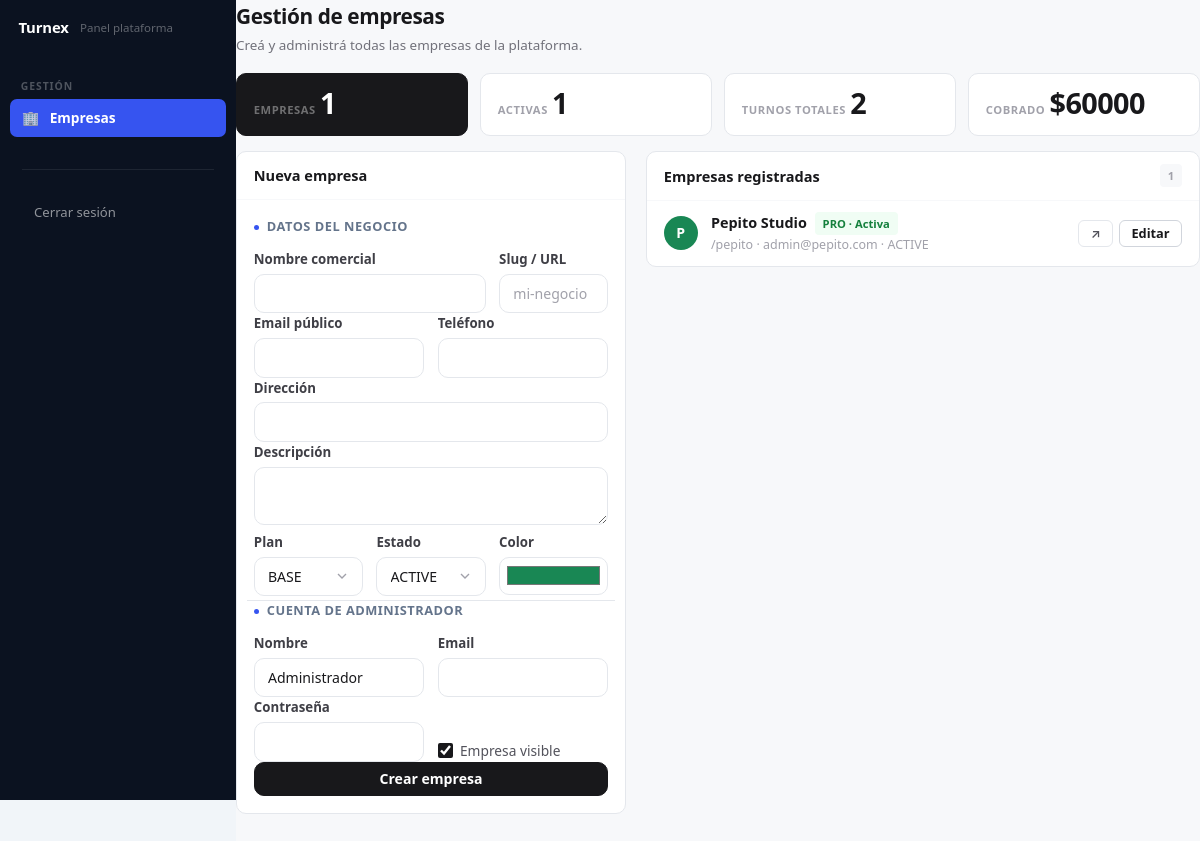
The app's page /platform/ (signed in) with its own data.
### app/models.py (models this page shows, shortened)
class Company(db.Model):
    id = db.Column(db.Integer, primary_key=True)
    slug = db.Column(db.String(100), unique=True, nullable=False, index=True)
    name = db.Column(db.String(120), nullable=False)
    logo_url = db.Column(db.String(500), nullable=True)
    cover_photo_url = db.Column(db.String(500), nullable=True)
    description = db.Column(db.Text, nullable=True)
    address = db.Column(db.String(255), nullable=True)
    phone = db.Column(db.String(50), nullable=True)
    email = db.Column(db.String(120), nullable=True)
    timezone = db.Column(db.String(80), default='America/Argentina/Buenos_Aires', nullable=False)
    category = db.Column(db.String(80), nullable=True)
    instagram_url = db.Column(db.String(255), nullable=True)
    facebook_url  = db.Column(db.String(255), nullable=True)
    onboarding_step = db.Column(db.Integer, default=1, nullable=False)
    staffing_mode = db.Column(db.String(20), nullable=True)  # 'solo' | 'team'
    cancelation_limit_hours = db.Column(db.Integer, default=24)
    cancelation_penalty_enabled = db.Column(db.Boolean, default=False)
    cancelation_penalty_amount = db.Column(db.Float, default=0)
    plan_name = db.Column(db.String(50), default='BASE', nullable=False)
    plan_status = db.Column(db.String(30), default='ACTIVE', nullable=False)
    trial_expires_at    = db.Column(db.DateTime, nullable=True)
    trial_warning_sent  = db.Column(db.Boolean, default=False, nullable=False)
    active = db.Column(db.Boolean, default=True, nullable=False)
    brand_color = db.Column(db.String(20), default='#198754', nullable=False)
    created_at = db.Column(db.DateTime, default=datetime.utcnow, nullable=False)
    config = db.relationship('CompanyConfig', uselist=False, back_populates='company', cascade='all, delete-orphan')
    payments = db.relationship('SubscriptionPayment', back_populates='company', cascade='all, delete-orphan')
    admins = db.relationship('AdminUser', back_populates='company', cascade='all, delete-orphan')
    employees = db.relationship('Employee', back_populates='company', cascade='all, delete-orphan')
    services = db.relationship('Service', back_populates='company', cascade='all, delete-orphan')
    appointments = db.relationship('Appointment', back_populates='company', cascade='all, delete-orphan')
    customers = db.relationship('Customer', back_populates='company', cascade='all, delete-orphan')
    blocked_periods = db.relationship('BlockedPeriod', back_populates='company', cascade='all, delete-orphan')
    google_calendar = db.relationship('GoogleCalendarConnection', uselist=False, back_populates='company', cascade='all, delete-orphan')
    hours = db.relationship('CompanyHours', back_populates='company', cascade='all, delete-orphan', order_by='CompanyHours.weekday')

class PasswordMixin:
    password_hash = db.Column(db.String(255), nullable=False)

class AdminUser(UserMixin, PasswordMixin, db.Model):
    id = db.Column(db.Integer, primary_key=True)
    company_id          = db.Column(db.Integer, db.ForeignKey('company.id'), nullable=False)
    email               = db.Column(db.String(120), nullable=False)
    name                = db.Column(db.String(120), nullable=False)
    active              = db.Column(db.Boolean, default=True, nullable=False)
    role                = db.Column(db.String(20), default='admin', nullable=False)
    reset_token         = db.Column(db.String(100), nullable=True, index=True)
    reset_token_expires = db.Column(db.DateTime, nullable=True)
    __table_args__ = (UniqueConstraint('company_id', 'email', name='uq_admin_company_email'),)
    company = db.relationship('Company', back_populates='admins')

### app/blueprints/platform.py (the view)
@platform_bp.route('/')
@platform_required
def dashboard():
    companies = Company.query.order_by(Company.created_at.desc()).all()
    active_companies = [company for company in companies if company.active]
    paid_total = float(sum(payment.amount for payment in SubscriptionPayment.query.filter_by(status='PAID').all()) or 0)
    stats = {
        'companies': len(companies),
        'active_companies': len(active_companies),
        'appointments': Appointment.query.count(),
        'paid_total': paid_total,
    }
    return render_template('platform_dashboard.html', companies=companies, stats=stats,
                           now=datetime.utcnow())

### app/blueprints/platform.py (called while the page is built)
def platform_required(fn):
    @wraps(fn)
    def wrapper(*args, **kwargs):
        if not current_user.is_authenticated or not getattr(current_user, 'is_platform_admin', False):
            return redirect(url_for('auth.platform_login'))
        return fn(*args, **kwargs)
    return wrapper

### app/models.py (called while the page is built)
    @property
    def is_platform_admin(self):
        return True

### app/templates/platform_dashboard.html (shortened to what this page needs)
{% extends 'base.html' %}
{% block content %}
<div class="admin-shell">
  <aside class="admin-sidebar">
    <div class="admin-sidebar-brand">
      <div class="admin-sidebar-company">Turnex</div>
      <div class="admin-sidebar-meta">Panel plataforma</div>
    </div>
    <nav class="admin-nav">
      <span class="admin-nav-section">Gestión</span>
      <a href="{{ url_for('platform.dashboard') }}" class="admin-nav-item active">
        <span class="admin-nav-icon">🏢</span> Empresas
      </a>
      <div style="margin-top:2rem;padding-top:1.5rem;border-top:1px solid rgba(255,255,255,.08);margin-left:.75rem;margin-right:.75rem;">
        <a href="{{ url_for('auth.logout') }}" class="admin-nav-item" style="font-size:.82rem;">
           Cerrar sesión
        </a>
      </div>
    </nav>
  </aside>
  <main class="admin-main">
    <div class="admin-page-header">
      <div>
        <h1 class="admin-page-title">Gestión de empresas</h1>
        <p class="admin-page-sub">Creá y administrá todas las empresas de la plataforma.</p>
      </div>
    </div>
    <div class="admin-stats-grid mb-4">
      <div class="admin-stat-card admin-stat-card--accent">
        <span class="admin-stat-label">Empresas</span>
        <span class="admin-stat-value">{{ stats.companies }}</span>
      </div>
      <div class="admin-stat-card">
        <span class="admin-stat-label">Activas</span>
        <span class="admin-stat-value">{{ stats.active_companies }}</span>
      </div>
      <div class="admin-stat-card">
        <span class="admin-stat-label">Turnos totales</span>
        <span class="admin-stat-value">{{ stats.appointments }}</span>
      </div>
      <div class="admin-stat-card">
        <span class="admin-stat-label">Cobrado</span>
        <span class="admin-stat-value">${{ '%.0f'|format(stats.paid_total) }}</span>
      </div>
    </div>
    <div class="row g-4 align-items-start">
      <div class="col-lg-5">
        <div class="admin-card">
          <div class="admin-card-header">
            <h2 class="admin-card-title">Nueva empresa</h2>
          </div>
          <div class="admin-card-body">
            <form method="post" action="{{ url_for('platform.create_company') }}" class="row g-3">
              <div class="col-12">
                <div class="nt-section-title" style="font-size:.8rem;color:#64748b;letter-spacing:.04em;text-transform:uppercase;font-weight:800;margin-bottom:.75rem;">Datos del negocio</div>
              </div>
              <div class="col-md-8"><label class="form-label">Nombre comercial</label><input class="form-control" name="name" required></div>
              <div class="col-md-4"><label class="form-label">Slug / URL</label><input class="form-control" name="slug" placeholder="mi-negocio" required></div>
              <div class="col-md-6"><label class="form-label">Email público</label><input class="form-control" name="email" type="email"></div>
              <div class="col-md-6"><label class="form-label">Teléfono</label><input class="form-control" name="phone"></div>
              <div class="col-12"><label class="form-label">Dirección</label><input class="form-control" name="address"></div>
              <div class="col-12"><label class="form-label">Descripción</label><textarea class="form-control" rows="2" name="description"></textarea></div>
              <div class="col-md-4"><label class="form-label">Plan</label>
                <select class="form-select" name="plan_name">
                  <option>BASE</option><option>PRO</option><option>PREMIUM</option>
                </select>
              </div>
              <div class="col-md-4"><label class="form-label">Estado</label>
                <select class="form-select" name="plan_status">
                  <option>ACTIVE</option><option>PENDING</option><option>SUSPENDED</option>
                </select>
              </div>
              <div class="col-md-4"><label class="form-label">Color</label><input class="form-control form-control-color" type="color" name="brand_color" value="#198754"></div>
              <div class="col-12 border-top pt-3 mt-1">
                <div class="nt-section-title" style="font-size:.8rem;color:#64748b;letter-spacing:.04em;text-transform:uppercase;font-weight:800;margin-bottom:.75rem;">Cuenta de administrador</div>
              </div>
              <div class="col-md-6"><label class="form-label">Nombre</label><input class="form-control" name="admin_name" value="Administrador" required></div>
              <div class="col-md-6"><label class="form-label">Email</label><input class="form-control" name="admin_email" required></div>
              <div class="col-md-6"><label class="form-label">Contraseña</label><input class="form-control" name="admin_password" required></div>
              <div class="col-md-6 d-flex align-items-end">
                <div class="form-check">
                  <input class="form-check-input" type="checkbox" name="active" checked id="company_active">
                  <label class="form-check-label" for="company_active">Empresa visible</label>
                </div>
              </div>
              <div class="col-12 pt-1"><button class="btn btn-dark w-100">Crear empresa</button></div>
            </form>
          </div>
        </div>
      </div>
      <div class="col-lg-7">
        <div class="admin-card">
          <div class="admin-card-header">
            <h2 class="admin-card-title">Empresas registradas</h2>
            <span class="entity-badge entity-badge--inactive">{{ companies|length }}</span>
          </div>
          <div class="admin-card-body--compact">
            {% for company in companies %}
            {% set admin = company.admins[0] if company.admins else None %}
            <div class="entity-row">
              <div class="entity-avatar" style="background:{{ company.brand_color or '#374151' }};">
                {{ company.name[0]|upper }}
              </div>
              <div class="entity-info">
                <div class="entity-name">
                  {{ company.name }}
                  <span class="entity-badge ms-1 {% if company.active %}entity-badge--active{% else %}entity-badge--inactive{% endif %}">
                    {{ company.plan_name }} · {{ 'Activa' if company.active else 'Oculta' }}
                  </span>
                </div>
                <div class="entity-meta">
                  /{{ company.slug }}
                  {% if admin %} · {{ admin.email }}{% endif %}
                  · {{ company.plan_status }}
                </div>
              </div>
              <div class="entity-actions">
                <a href="{{ url_for('public.company_page', slug=company.slug) }}" target="_blank" class="btn btn-outline-secondary btn-sm" title="Ver página">↗</a>
                <button class="btn btn-outline-dark btn-sm" type="button" data-bs-toggle="collapse" data-bs-target="#plat_company_{{ company.id }}">Editar</button>
              </div>
            </div>
            {% else %}
            <div class="p-5 text-center text-secondary small">Todavía no hay empresas cargadas.</div>
            {% endfor %}
          </div>
        </div>
      </div>
    </div>
  </main>
</div>
{% endblock %}

### app/static/design.css (style rules this page uses)
:root { --c-bg: #f7f8fa; --c-surface: #ffffff; --c-border: #e4e7ec; --c-border-2: #d1d5dc; --c-ink: #18181b; --c-ink-2: #52525b; --c-ink-3: #a1a1aa; --c-blue: #3654f0; --c-blue-dark: #2540c4; --c-blue-bg: #eef1ff; --c-blue-muted: #c3ccfb; --c-gold: #e8a93b; --c-gold-dark: #c98a1e; --c-gold-bg: #fff6e4; --c-gold-muted: #f3d18c; --c-green: #16a34a; --c-green-bg: #f0fdf4; --c-green-muted: #bbf7d0; --c-red: #b91c1c; --c-red-bg: #fef2f2; --c-red-muted: #fecaca; --c-yellow: #92400e; --c-yellow-bg: #fffbeb; --c-yellow-muted:#fde68a; --c-dark: #18181b; --c-dark-2: #27272a; --c-hero-a: #0f172a; --c-hero-b: #1e293b; --r-sm: 6px; --r-md: 10px; --r-lg: 14px; --r-xl: 20px; --r-full: 999px; --shadow-sm: 0 2px 6px rgba(20,30,60,.06),0 1px 2px rgba(20,30,60,.04); --shadow-md: 0 16px 40px -12px rgba(20,30,60,.16),0 2px 8px rgba(20,30,60,.05); --font: system-ui,-apple-system,'Segoe UI',Helvetica,Arial,sans-serif; }
*,*::before,*::after { box-sizing: border-box; margin: 0; padding: 0; }
html { -webkit-text-size-adjust: 100%; }
body { font-family: var(--font); font-size: 15px; line-height: 1.55; color: var(--c-ink); background: var(--c-bg); -webkit-font-smoothing: antialiased; }
a { color: var(--c-blue); text-decoration: none; }
.btn { display: inline-flex; align-items: center; justify-content: center; gap: .4rem; padding: .58rem 1.1rem; border-radius: var(--r-md); font-family: var(--font); font-size: .88rem; font-weight: 600; line-height: 1; white-space: nowrap; cursor: pointer; border: 1.5px solid transparent; transition: background .15s,border-color .15s,opacity .15s; text-decoration: none; }
.btn-sm { padding: .38rem .72rem; font-size: .8rem; border-radius: var(--r-sm); }
.btn-dark { background: var(--c-dark); color: #fff; border-color: var(--c-dark); }
.btn-outline-dark { background: transparent; color: var(--c-ink); border-color: var(--c-border-2); }
.btn-outline-secondary { background: transparent; color: var(--c-ink-2); border-color: var(--c-border); }
.w-100 { width: 100%; }
.form-label { display: block; font-size: .82rem; font-weight: 600; color: var(--c-ink-2); margin-bottom: .28rem; }
.form-control,.form-select { width: 100%; padding: .58rem .82rem; border: 1.5px solid var(--c-border); border-radius: var(--r-md); font-family: var(--font); font-size: .88rem; color: var(--c-ink); background: #fff; transition: border-color .15s,box-shadow .15s; appearance: none; -webkit-appearance: none; }
.form-control::placeholder { color: var(--c-ink-3); }
.form-control-color { padding: .3rem; cursor: pointer; height: 38px; }
.form-select { background-repeat: no-repeat; background-position: right .75rem center; padding-right: 2.2rem; cursor: pointer; }
.form-check { display: flex; align-items: center; gap: .45rem; cursor: pointer; }
.form-check-input { width: 15px; height: 15px; accent-color: var(--c-dark); cursor: pointer; flex: 0 0 15px; }
.form-check-label { font-size: .86rem; color: var(--c-ink-2); cursor: pointer; }
.row { display: flex; flex-wrap: wrap; margin: 0 -.425rem; }
.g-3 { margin: 0 -.425rem; }
.g-4 { margin: 0 -.625rem; }
.row.g-3>[class*="col-"] { padding: 0 .425rem; }
.row.g-4>[class*="col-"] { padding: 0 .625rem; }
[class^="col-"],[class*=" col-"] { padding: 0 .425rem; }
.col-12 { flex: 0 0 100%; max-width: 100%; }
.col-md-4 { flex: 0 0 33.333%; max-width: 33.333%; }
.col-md-6 { flex: 0 0 50%; max-width: 50%; }
.col-md-8 { flex: 0 0 66.666%; max-width: 66.666%; }
.col-lg-5 { flex: 0 0 41.666%; max-width: 41.666%; }
.col-lg-7 { flex: 0 0 58.333%; max-width: 58.333%; }
.d-flex { display: flex !important; }
.align-items-start { align-items: flex-start; }
.align-items-end { align-items: flex-end; }
.ms-1 { margin-left: .25rem; }
.mt-1 { margin-top: .25rem; }
.mb-4 { margin-bottom: 1.5rem; }
.pt-3 { padding-top: 1rem; }
.border-top { border-top: 1px solid var(--c-border) !important; }
.pt-1 { padding-top: .25rem; }

### app/static/styles.css (style rules this page uses)
*, *::before, *::after { box-sizing: border-box; }
body { font-family: system-ui, -apple-system, 'Segoe UI', sans-serif; font-size: 1rem; color: #18181b; background: #f7f8fa; margin: 0; }
.nt-section-title { font-weight: 700; color: #18181b; font-size: .9rem; margin-bottom: .82rem; display: flex; align-items: center; gap: .5rem; }
.nt-section-title::before { content: ''; display: inline-block; width: 5px; height: 5px; border-radius: 50%; background: #3654f0; }
.admin-nav-icon { display: none; }

### app/templates/platform_dashboard.html (style rules this page uses)
body { background: #f1f5f9; }

### records on screen
Company: name "P", name "Pepito Studio", plan_name "PRO", active "Activa", slug "pepito", plan_status "ACTIVE"
AdminUser: email "admin@pepito.com"

### other values on screen
{{ stats.companies }} "1"
{{ stats.active_companies }} "1"
{{ stats.appointments }} "2"
{{ '%.0f'|format(stats.paid_total) }} "60000"
{{ companies|length }} "1"
